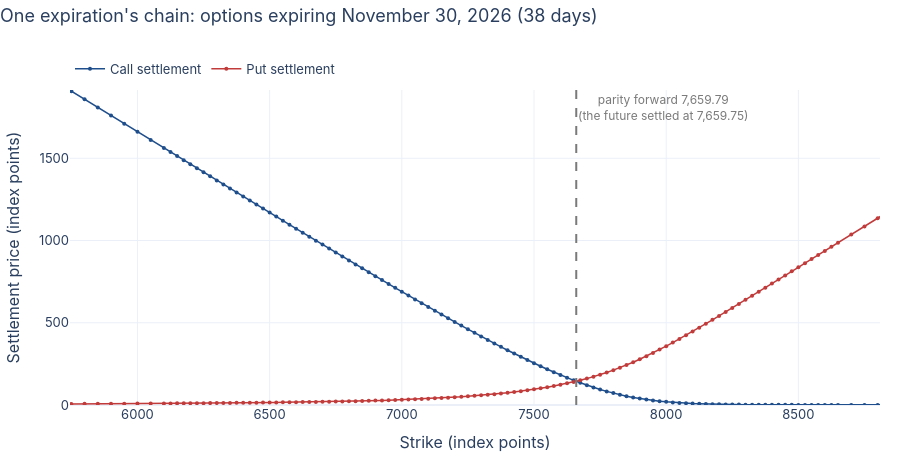

Notebook source saved alongside this figure:
### Markdown cell above
## 5. One expiration's chain

Take the expiration closest to 30 days and plot every settlement against
its strike. Hover over a point to read its symbol and price.

### Code cell
future_settle = curve.set_index("symbol").loc[chain["underlying"].iloc[0], "settlement"]
figures.fig_chain(chain, forward, future_settle).show()
print(f"Parity-implied forward: {forward:,.2f}; the {chain['underlying'].iloc[0]} future settled at {future_settle:,.2f}")

### Figure 1 — Plotly figure (JSON) as saved in the notebook; plotly's stock layout.template omitted (floating-point values rounded to 4 significant figures; data arrays with more than 128 entries replaced by an {"elided": "..."} marker saying what was removed)
{"data": [{"customdata": {"elided": "165x2 mixed values"}, "hovertemplate": "%{customdata[0]}<br>strike %{x:,.0f}<br>settled at %{y:,.2f} points<br>= $%{customdata[1]:,.2f} per contract<extra></extra>", "line": {"color": "#1f4e8c", "width": 1.5}, "marker": {"size": 4}, "mode": "lines+markers", "name": "Call settlement", "type": "scatter", "x": {"elided": "165 float values"}, "y": {"elided": "165 float values"}}, {"customdata": {"elided": "165x2 mixed values"}, "hovertemplate": "%{customdata[0]}<br>strike %{x:,.0f}<br>settled at %{y:,.2f} points<br>= $%{customdata[1]:,.2f} per contract<extra></extra>", "line": {"color": "#c23b3b", "width": 1.5}, "marker": {"size": 4}, "mode": "lines+markers", "name": "Put settlement", "type": "scatter", "x": {"elided": "165 float values"}, "y": {"elided": "165 float values"}}], "layout": {"annotations": [{"font": {"color": "#7a7a7a", "size": 12}, "showarrow": false, "text": "parity forward 7,659.79<br>(the future settled at 7,659.75)", "x": 7660.0, "xanchor": "left", "y": 1, "yanchor": "top", "yref": "paper"}], "font": {"family": "-apple-system, BlinkMacSystemFont, 'Segoe UI', Roboto, sans-serif", "size": 13}, "height": 460, "legend": {"orientation": "h", "x": 0, "y": 1.02, "yanchor": "bottom"}, "margin": {"b": 50, "l": 70, "r": 20, "t": 90}, "shapes": [{"line": {"color": "#7a7a7a", "dash": "dash"}, "type": "line", "x0": 7660.0, "x1": 7660.0, "xref": "x", "y0": 0, "y1": 1, "yref": "y domain"}], "title": {"text": "One expiration's chain: options expiring November 30, 2026 (38 days)", "x": 0, "y": 0.98}, "xaxis": {"range": [5745.0, 8809.0], "title": {"text": "Strike (index points)"}}, "yaxis": {"range": [0, 1915.0], "title": {"text": "Settlement price (index points)"}}}}
